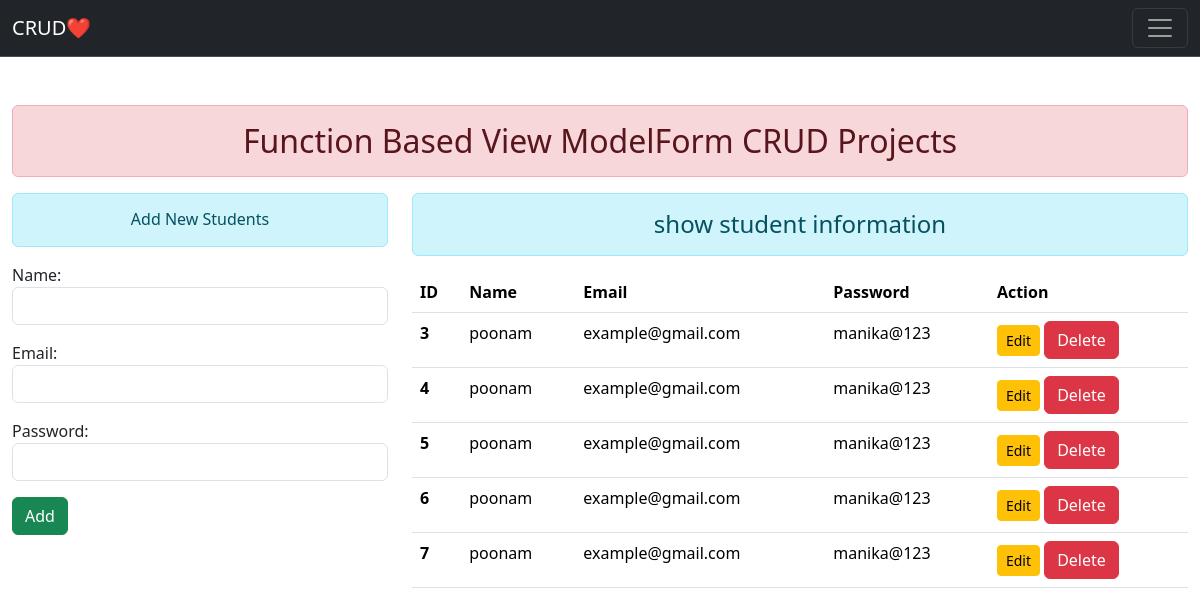
The page / on the database its author committed.
### enroll/models.py (models this page shows, shortened)
class User(models.Model):
     name=models.CharField(max_length=70)
     email=models.EmailField(max_length=70)
     password=models.CharField(max_length=100)

### enroll/views.py (the view)
# urls.py: path('',views.add_show,name="addandshow"),
def add_show(request):
     stud=User.objects.all()
     if request.method=="POST":
          fm=StudentRegistreation(request.POST)
          if fm.is_valid():
               nm=fm.cleaned_data['name']
               em=fm.cleaned_data['email']
               pw=fm.cleaned_data['password']
               reg=User(name=nm,email=em,password=pw)
               reg.save()
               fm=StudentRegistreation()
     else:
           fm=StudentRegistreation()
     return render(request,'addandshow.html',{'form':fm,'stu':stud})

### enroll/forms.py
class StudentRegistreation(forms.ModelForm):
     class Meta:
          model=User
          fields=['name','email','password']
          widgets={
               'name':forms.TextInput(attrs={'class':'form-control'}),
               'email':forms.EmailInput(attrs={'class':'form-control'}),
               'password':forms.PasswordInput(render_value=True,attrs={'class':'form-control'}),
          }

### templates/addandshow.html (shortened to what this page needs)
{% extends "base.html" %}
{% load static %}
{% block content %}
<div class="row">
     <div class="col-sm-4">
          <h6 class="text-center alert alert-info">Add New Students</h6>
          <form action="" method="post">
               {{form.as_p}}
               <button type="submit" class="btn btn-success">Add</button>
          </form>
     </div>
     <div class="col-sm-8">
          <h4 class="text-center alert alert-info">show student information</h4>
          {% if stu %}
          <table class="table">
               <thead>
                 <tr>
                   <th scope="col">ID</th>
                   <th scope="col">Name</th>
                   <th scope="col">Email</th>
                   <th scope="col">Password</th>
                   <th scope="col">Action</th>
                 </tr>
               </thead>
               <tbody>
                    {% for st in stu %}
                 <tr>
                   <th scope="row">{{st.id}}</th>
                   <td>{{st.name}}</td>
                   <td>{{st.email}}</td>
                   <td>{{st.password}}</td>
                   <td>
                   <a href="{% url 'updatedata' st.id %}" class="btn btn-warning btn-sm">Edit</a>
                   <form action="{% url 'deletedata' st.id %}" method="post" class="d-inline">
                    <input type="submit" class="btn btn-danger" value="Delete">
                   </form>
               </td>
                 </tr>
                 {% endfor %}
               </tbody>
             </table>
         {% else %}
         <h4>no data</h4>
          {% endif %}
     </div>
</div>
{% endblock content %}

### templates/base.html (shortened to what this page needs)
{% load static %}
<!doctype html>
<html lang="en">
  <head>
    <link rel="stylesheet" href="{% static 'css/style.css' %}">
    <link href="https://cdn.jsdelivr.net/npm/bootstrap@5.3.2/dist/css/bootstrap.min.css" rel="stylesheet">
  </head>
  <body>
     <nav class="navbar bg-dark border-bottom border-body" data-bs-theme="dark">
          <div class="container-fluid">
            <a class="navbar-brand" href="#">CRUD❤️</a>
            <button class="navbar-toggler" type="button" data-bs-toggle="collapse" data-bs-target="#navbarSupportedContent" aria-controls="navbarSupportedContent" aria-expanded="false" aria-label="Toggle navigation">
              <span class="navbar-toggler-icon"></span>
            </button>
          </div>
        </nav>
        <body>
             <div class="container-fluid mt-5">
               <h2 class="text-center alert alert-danger">Function Based View ModelForm CRUD Projects</h2>
               {% block content %}{% endblock content %}
             </div>
        </body>
  </body>
</html>

### rows shown on the page
User: id "3", name "poonam", email "example@gmail.com", password "manika@123"
User: id "4", name "poonam", email "example@gmail.com", password "manika@123"
User: id "5", name "poonam", email "example@gmail.com", password "manika@123"
User: id "6", name "poonam", email "example@gmail.com", password "manika@123"
User: id "7", name "poonam", email "example@gmail.com", password "manika@123"
